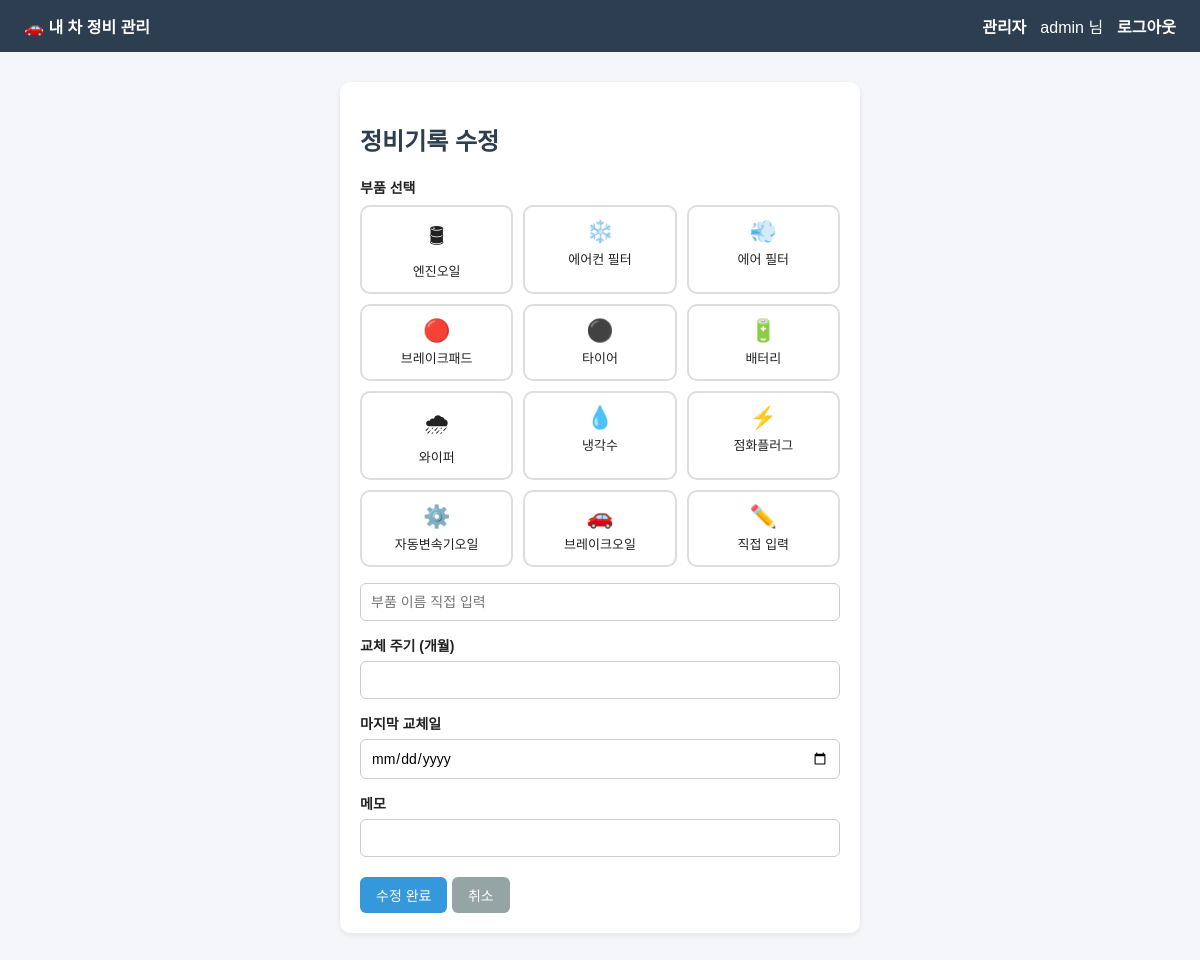
Page /record/6/edit/ (signed in) on the earlier database version.
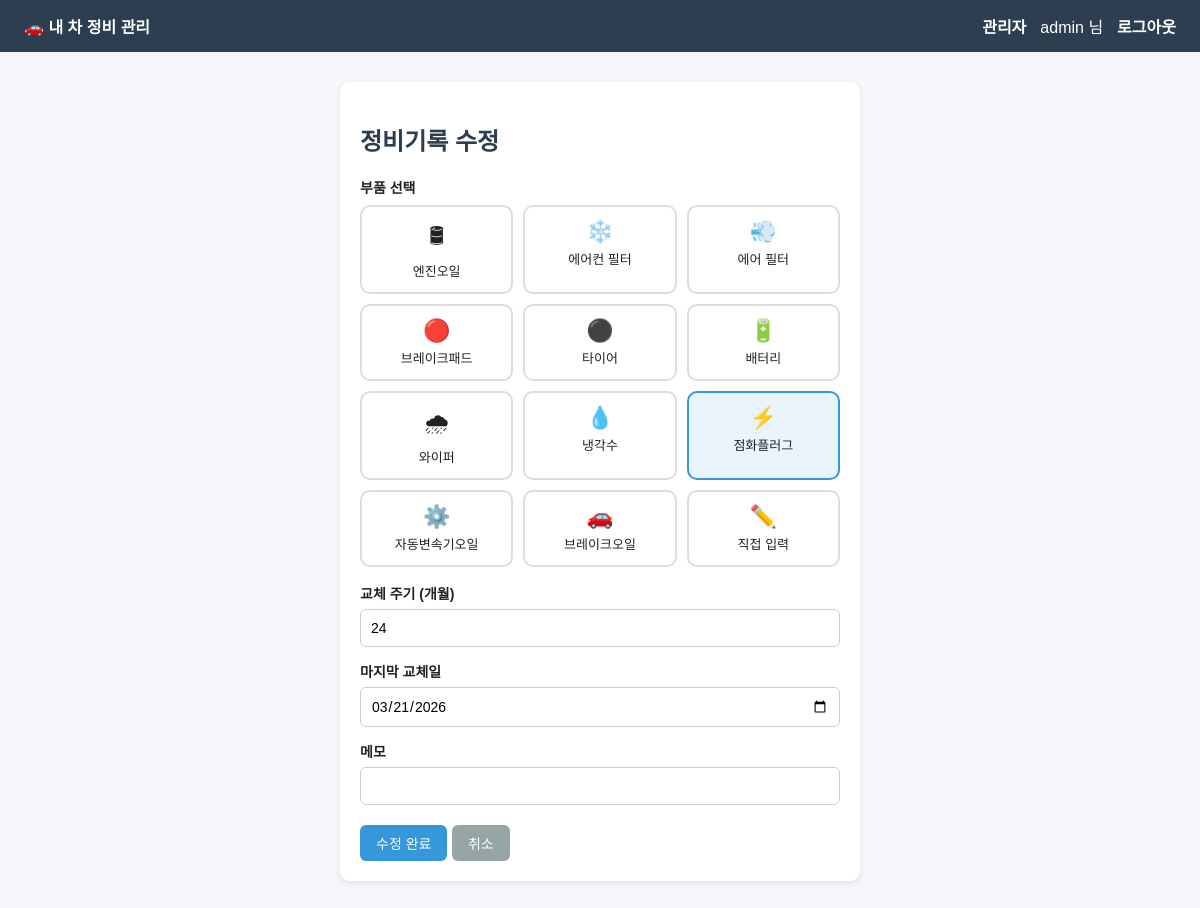
Same page on the later database version.
### tables this page shows
CREATE TABLE records (
            id           INTEGER PRIMARY KEY AUTOINCREMENT,
            car_id       INTEGER NOT NULL,
            part_name    TEXT NOT NULL,
            last_date    TEXT NOT NULL,
            cycle_months INTEGER NOT NULL,
            memo         TEXT,
            FOREIGN KEY (car_id) REFERENCES cars(id)
        );

### app.py (the view, shortened to what this page needs)
@app.route('/record/<int:record_id>/edit/', methods=['GET', 'POST'])
def edit_record(record_id):
    if 'user_id' not in session:
        return redirect('/login/')
    conn = get_db()
    cur = conn.cursor()
    cur.execute('SELECT * FROM records WHERE id = ?', (record_id,))
    record = cur.fetchone()
    conn.close()
    return render_template('edit_record.html', record=record)

### app.py (called while the page is built)
def get_db():
    conn = sqlite3.connect(DB_NAME)
    conn.row_factory = sqlite3.Row  # 결과를 컬럼 이름으로 꺼낼 수 있게 해줌
    return conn

### templates/edit_record.html (shortened to what this page needs)
{% extends 'base.html' %}
{% block content %}
<div class="card" style="max-width:520px; margin:30px auto;">
    <h2>정비기록 수정</h2>
    <form method="post">
        <label>부품 선택</label>
        <div id="part-grid" style="display:grid; grid-template-columns:repeat(3,1fr); gap:10px; margin:8px 0 16px;">
            {% set parts = [
                ('엔진오일',      '🛢',  6),
                ('에어컨 필터',   '❄️', 6),
                ('에어 필터',     '💨', 12),
                ('브레이크패드',  '🔴', 18),
                ('타이어',        '⚫', 24),
                ('배터리',        '🔋', 24),
                ('와이퍼',        '🌧', 12),
                ('냉각수',        '💧', 24),
                ('점화플러그',    '⚡', 24),
                ('자동변속기오일','⚙️', 40),
                ('브레이크오일',  '🚗', 24),
                ('직접 입력',     '✏️',  0)
            ] %}
            {% for name, icon, _ in parts %}
            <div class="part-card"
                 data-name="{{ name }}"
                 onclick="selectPart(this)"
                 style="border:2px solid #ddd; border-radius:10px; padding:12px 6px;
                        text-align:center; cursor:pointer; background:#fff;
                        transition:all .15s;
                        {% if record['part_name'] == name %}
                            border-color:#3498db; background:#eaf4fd;
                        {% endif %}">
                <div style="font-size:22px;">{{ icon }}</div>
                <div style="font-size:13px; margin-top:4px;">{{ name }}</div>
            </div>
            {% endfor %}
        </div>
        {% set known = ['엔진오일','에어컨 필터','에어 필터','브레이크패드','타이어',
                        '배터리','와이퍼','냉각수','점화플러그','자동변속기오일','브레이크오일'] %}
        <div id="custom-name-wrap"
             style="display:{% if record['part_name'] not in known %}block{% else %}none{% endif %};
                    margin-bottom:14px;">
            <input type="text" id="custom_part_name"
                   placeholder="부품 이름 직접 입력"
                   value="{% if record['part_name'] not in known %}{{ record['part_name'] }}{% endif %}"
                   oninput="document.getElementById('part_name').value=this.value"
                   style="margin:0;">
        </div>
        <label>교체 주기 (개월)</label>
        <input type="number" id="cycle_months" name="cycle_months"
               value="{{ record['cycle_months'] }}" required>
        <label>마지막 교체일</label>
        <input type="date" name="last_date" value="{{ record['last_date'] }}" required>
        <label>메모</label>
        <input type="text" name="memo" value="{{ record['memo'] or '' }}">
        <div style="margin-top:6px;">
            <button type="submit" class="btn">수정 완료</button>
            <a href="/car/{{ record['car_id'] }}/" class="btn btn-gray">취소</a>
        </div>
    </form>
</div>
{% endblock %}

Differences in the rows shown:
added records: cycle_months "24", last_date "03/21/2026"
